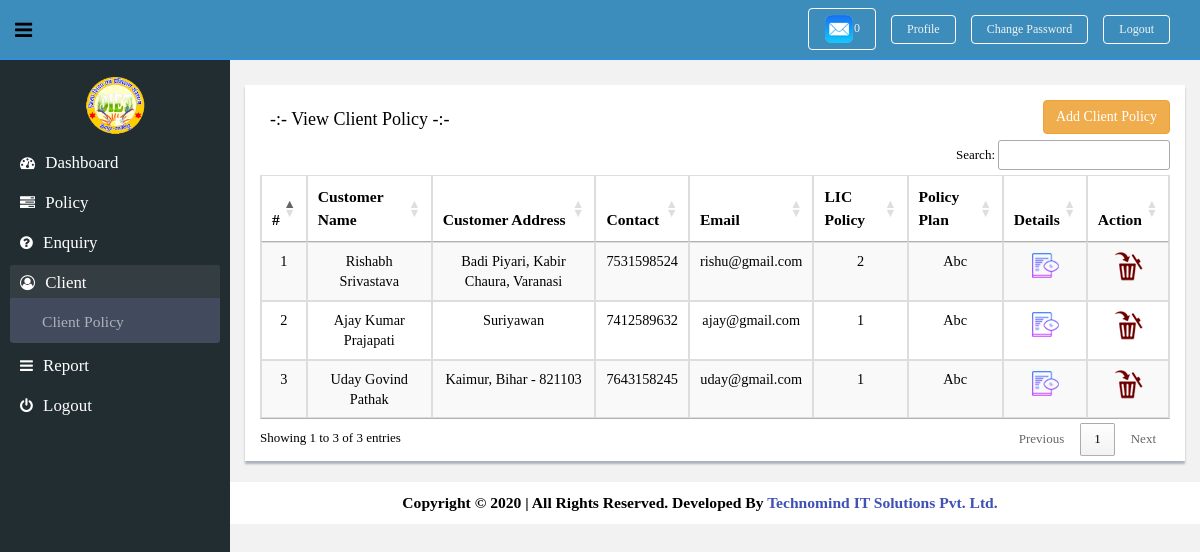
The page /clientPolicyView.php on the database its author committed.
### tables this page shows
CREATE TABLE `client_policy` (
  `id` int(11) NOT NULL,
  `client_name` varchar(255) NOT NULL,
  `client_address` varchar(255) NOT NULL,
  `client_dob` varchar(255) NOT NULL,
  `client_age` varchar(255) NOT NULL,
  `contact` varchar(255) NOT NULL,
  `email` varchar(255) NOT NULL,
  `lic_policy` varchar(255) NOT NULL,
  `policy_plan` varchar(255) NOT NULL,
  `isActive` varchar(255) NOT NULL DEFAULT 'Active',
  `create_date` varchar(255) NOT NULL
);

### action.php (called while the page is built, shortened)
<?php
	include_once 'dataBase/db.php';
	class CrudFunction extends dataBase
	{
		public function selectRecord($table) {
			$sql = "SELECT * FROM ".$table;
			$array = array();
			$query = $this->conn->query($sql);
			while($res_policy = $query->fetch_assoc()) {
				$array[] = $res_policy;
			}
			return $array;
		}
	}
	$crud = new CrudFunction;
?>

### dataBase/db.php (called while the page is built, shortened)
<?php
	class dataBase {
		protected $host = 'localhost';
		protected $user = 'root';
		protected $pass = '';
		protected $db = 'lic_india';
		public function __construct () {
			$this->conn = new mysqli ($this->host, $this->user, $this->pass, $this->db);
		}
	}
?>

### clientPolicyView.php (the view, shortened to what this page needs)
<?php
	include_once 'header.php';
	include_once 'action.php';
?>
<section id="main-content">
	<section class="wrapper">
		<div class="row mt">
			<div class="col-md-12">
				<div class="content-panel">
					<div class="container-fluid">
						<div class="title">
							<h4>-:- View Client Policy -:-</h4>
							<a href="clientPolicyAdd.php" class="btn btn-warning"> Add Client Policy </a>
						</div>
						<div class="clearfix"></div>
						<div class="table-responsive">
							<table id="example" class="table table-striped table-advance table-hover table-bordered">
								<thead>
									<tr>
										<th> # </th>
										<th> Customer Name </th>
										<th> Customer Address </th>
										<th> Contact </th>
										<th> Email </th>
										<th> LIC Policy </th>
										<th> Policy Plan </th>
										<th> Details </th>
										<th> Action </th>
									</tr>
								</thead>
								<tbody>
								<?php
									$num = 1;
									$cli = $crud->selectRecord('client_policy');
									foreach($cli as $cli_data) {
								?>
									<tr>
										<td> <?php echo $num; ?> </td>
										<td> <?php echo $cli_data['client_name']; ?> </td>
										<td> <?php echo $cli_data['client_address']; ?> </td>
										<td> <?php echo $cli_data['contact']; ?> </td>
										<td> <?php echo $cli_data['email']; ?> </td>
										<td> <?php echo $cli_data['lic_policy']; ?> </td>
										<td> <?php echo $cli_data['policy_plan']; ?> </td>
										<td>
											<a href="#?cliDel=<?php echo $cli_data['id']; ?>">
												<img src="assets/images/view.png">
											</a>
										</td>
										<td>
											<a href="clientPolicyView.php?cliDel=<?php echo $cli_data['id']; ?>" onclick="return confirm('Are You Sure..!')">
												<img src="assets/images/trash.png">
											</a>
										</td>
									</tr>
								<?php $num++; } ?>
								</tbody>
							</table>
						</div>
					</div>
				</div>
			</div>
		</div>
	</section>
</section>
<?php include_once 'footer.php'; ?>

### assets/css/style.css (style rules this page uses)
body { color: #000; background: #f2f2f2; font-family: cambria; padding: 0px !important; margin: 0px !important; font-size:13px; }
a, a:hover, a:focus { text-decoration: none; outline: none; }
.mt { margin-top: 25px; }
#main-content { margin-left: 210px; }
.wrapper { display: inline-block; margin-top: 60px; padding-left: 35px; padding-right: 15px; padding-bottom: 15px; padding-top: 0px; width: 100%; }
.content-panel { background: #ffffff; box-shadow: 0px 3px 2px #aab2bd; padding-top: 15px; padding-bottom: 5px; }
.content-panel h4 { margin-left: 10px; }
.content-panel .title h4 { float: left; }
.content-panel .title a { float: right; }

### clientPolicyView.php (style rules this page uses)
tr th { font-size: 1.2em; text-align: center; }
tr td { font-size: 1.1em; text-align: center; }

### rows shown on the page
client_policy: client_name "Rishabh Srivastava", client_address "Badi Piyari, Kabir Chaura, Varanasi", contact "7531598524", email "rishu@gmail.com", lic_policy "2", policy_plan "Abc"
client_policy: client_name "Ajay Kumar Prajapati", client_address "Suriyawan", contact "7412589632", email "ajay@gmail.com", lic_policy "1", policy_plan "Abc"
client_policy: client_name "Uday Govind Pathak", client_address "Kaimur, Bihar - 821103", contact "7643158245", email "uday@gmail.com", lic_policy "1", policy_plan "Abc"

### other values the page prints
$num "0"
